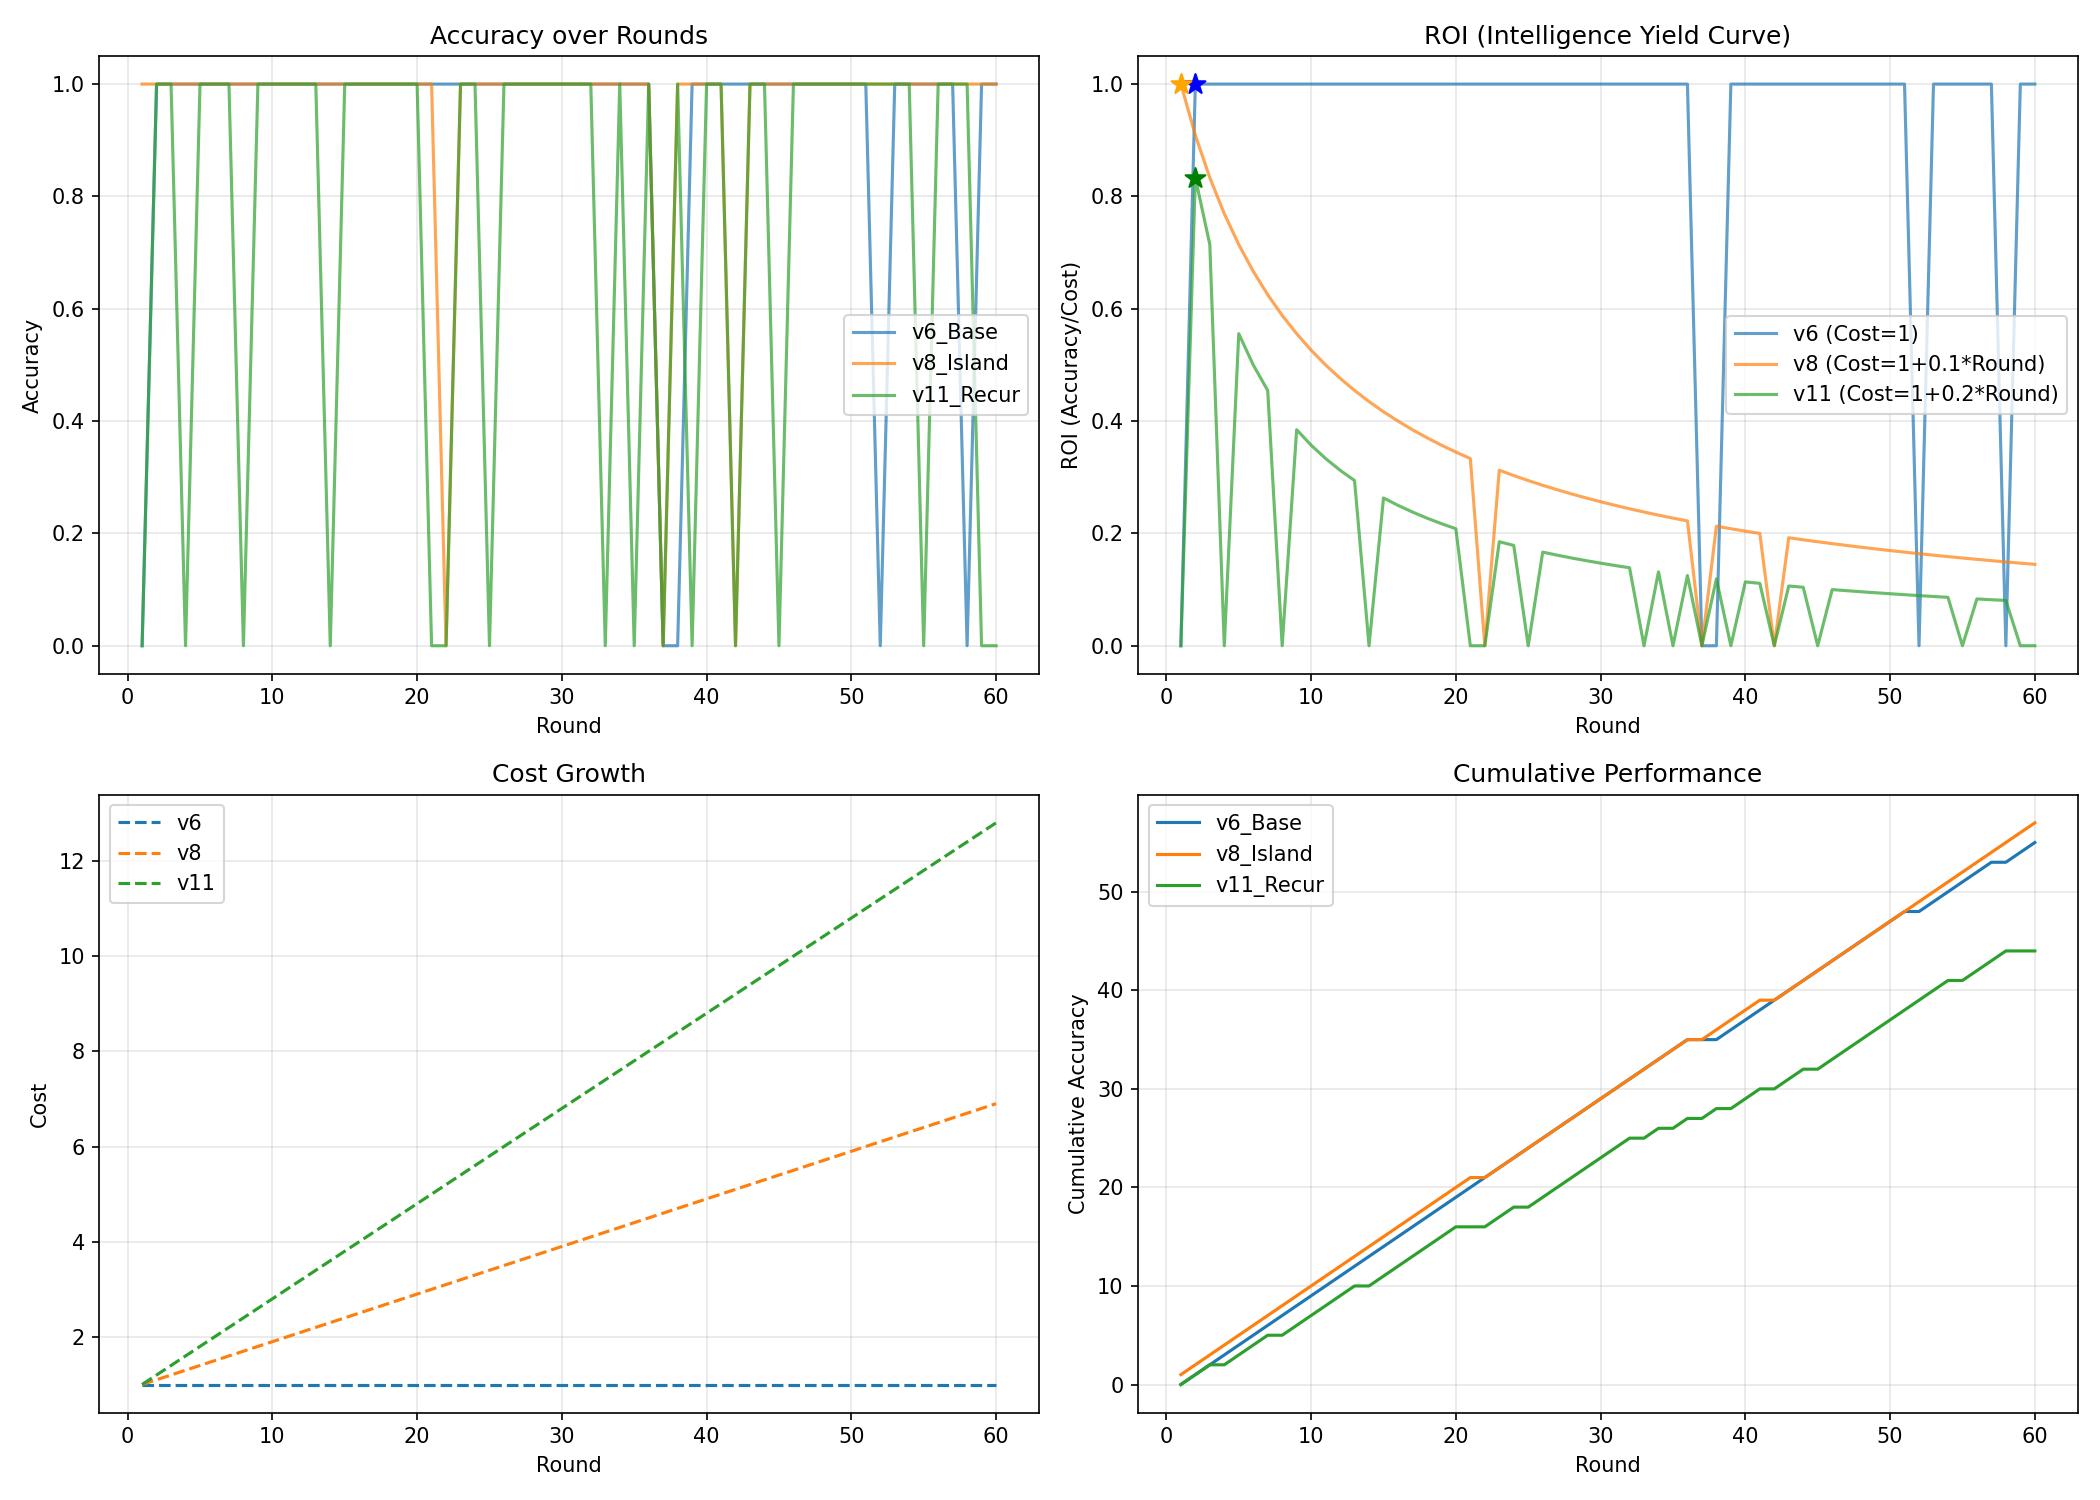

This figure's Python source:
#!/usr/bin/env python3
"""
NEOGENESIS ROI Analysis
==================
Verify "Intelligence Yield Curve" hypothesis:
- v6 (baseline): horizontal line
- v8/v11 (evolutionary): inverted U-curve
"""

import json
import numpy as np
import matplotlib
matplotlib.use('Agg')  # 非交互式后端
import matplotlib.pyplot as plt
from scipy import stats

def load_data():
    with open('neogenesis_flashpoint.json', 'r') as f:
        return json.load(f)

def calculate_roi(data, window=10):
    """计算滚动ROI"""
    n = len(data['v6_Base'])
    roi = {}
    
    # 修改成本模型:
    # v6: 成本=1 (基线不变)
    # v8: 成本=1+0.1*Round (降低增长系数,观察涌现)
    # v11: 成本=1+0.2*Round (降低增长系数)
    
    roi['v6'] = {
        'cost': [1] * n,
        'accuracy': data['v6_Base'],
        'yield': [a / 1 for a in data['v6_Base']]
    }
    
    roi['v8'] = {
        'cost': [1 + 0.1 * i for i in range(n)],
        'accuracy': data['v8_Island'],
        'yield': [data['v8_Island'][i] / (1 + 0.1 * i) for i in range(n)]
    }
    
    roi['v11'] = {
        'cost': [1 + 0.2 * i for i in range(n)],
        'accuracy': data['v11_Recur'],
        'yield': [data['v11_Recur'][i] / (1 + 0.2 * i) for i in range(n)]
    }
    
    return roi

def analyze_curve(yield_data, cost_data):
    """分析收益曲线特征"""
    n = len(yield_data)
    
    # 找到ROI峰值
    peak_idx = np.argmax(yield_data)
    peak_yield = yield_data[peak_idx]
    peak_cost = cost_data[peak_idx]
    
    # 计算曲线特征
    # 1. 前期斜率 (前1/3)
    early = yield_data[:n//3]
    early_slope = (early[-1] - early[0]) / len(early) if len(early) > 1 else 0
    
    # 2. 后期斜率 (后1/3) 
    late = yield_data[-n//3:]
    late_slope = (late[-1] - late[0]) / len(late) if len(late) > 1 else 0
    
    # 3. 曲线形态检验
    # 倒U型: 前期上升，后期下降
    is_inverted_u = early_slope > 0 and late_slope < 0
    
    return {
        'peak_idx': peak_idx,
        'peak_yield': peak_yield,
        'peak_cost': peak_cost,
        'early_slope': early_slope,
        'late_slope': late_slope,
        'is_inverted_u': is_inverted_u
    }

def main():
    data = load_data()
    n = len(data['v6_Base'])
    print(f"=" * 70)
    print(f"NEOGENESIS ROI Analysis Report ({n} rounds)")
    print(f"=" * 70)
    
    roi = calculate_roi(data)
    
    # Analyze each strategy
    print("\n[ROI Curve Analysis]")
    print("-" * 70)
    
    results = {}
    for strategy in ['v6', 'v8', 'v11']:
        analysis = analyze_curve(roi[strategy]['yield'], roi[strategy]['cost'])
        results[strategy] = analysis
        
        print(f"\n{strategy}:")
        print(f"  Peak ROI: {analysis['peak_yield']:.4f} @ Round {analysis['peak_idx']}")
        print(f"  Early slope: {analysis['early_slope']:.4f}")
        print(f"  Late slope: {analysis['late_slope']:.4f}")
        print(f"  Inverted U: {'YES' if analysis['is_inverted_u'] else 'NO'}")
    
    # 绘制ROI曲线
    fig, axes = plt.subplots(2, 2, figsize=(14, 10))
    
    # 1. 准确率曲线
    ax1 = axes[0, 0]
    rounds = range(1, n+1)
    ax1.plot(rounds, data['v6_Base'], label='v6_Base', alpha=0.7)
    ax1.plot(rounds, data['v8_Island'], label='v8_Island', alpha=0.7)
    ax1.plot(rounds, data['v11_Recur'], label='v11_Recur', alpha=0.7)
    ax1.set_xlabel('Round')
    ax1.set_ylabel('Accuracy')
    ax1.set_title('Accuracy over Rounds')
    ax1.legend()
    ax1.grid(True, alpha=0.3)
    
    # 2. ROI曲线
    ax2 = axes[0, 1]
    ax2.plot(rounds, roi['v6']['yield'], label='v6 (Cost=1)', alpha=0.7)
    ax2.plot(rounds, roi['v8']['yield'], label='v8 (Cost=1+0.1*Round)', alpha=0.7)
    ax2.plot(rounds, roi['v11']['yield'], label='v11 (Cost=1+0.2*Round)', alpha=0.7)
    ax2.set_xlabel('Round')
    ax2.set_ylabel('ROI (Accuracy/Cost)')
    ax2.set_title('ROI (Intelligence Yield Curve)')
    ax2.legend()
    ax2.grid(True, alpha=0.3)
    
    # 标记峰值
    for strategy, color in [('v6', 'blue'), ('v8', 'orange'), ('v11', 'green')]:
        peak_idx = results[strategy]['peak_idx']
        peak_yield = results[strategy]['peak_yield']
        ax2.scatter([peak_idx+1], [peak_yield], color=color, s=100, zorder=5, marker='*')
    
    # 3. 成本曲线
    ax3 = axes[1, 0]
    ax3.plot(rounds, roi['v6']['cost'], label='v6', linestyle='--')
    ax3.plot(rounds, roi['v8']['cost'], label='v8', linestyle='--')
    ax3.plot(rounds, roi['v11']['cost'], label='v11', linestyle='--')
    ax3.set_xlabel('Round')
    ax3.set_ylabel('Cost')
    ax3.set_title('Cost Growth')
    ax3.legend()
    ax3.grid(True, alpha=0.3)
    
    # 4. 累积收益
    ax4 = axes[1, 1]
    ax4.plot(rounds, np.cumsum(data['v6_Base']), label='v6_Base')
    ax4.plot(rounds, np.cumsum(data['v8_Island']), label='v8_Island')
    ax4.plot(rounds, np.cumsum(data['v11_Recur']), label='v11_Recur')
    ax4.set_xlabel('Round')
    ax4.set_ylabel('Cumulative Accuracy')
    ax4.set_title('Cumulative Performance')
    ax4.legend()
    ax4.grid(True, alpha=0.3)
    
    plt.tight_layout()
    plt.savefig('neogenesis_roi_analysis.png', dpi=150)
    print(f"\n[图表已保存: neogenesis_roi_analysis.png]")
    
    # Hypothesis verification
    print("\n" + "=" * 70)
    print("[Hypothesis Verification: Intelligence Yield Curve]")
    print("=" * 70)
    
    print("\n1. v6 (baseline) - horizontal line hypothesis:")
    v6_slope, _, r, p, _ = stats.linregress(range(n), roi['v6']['yield'])
    print(f"   Slope: {v6_slope:.6f} (near 0?) {'PASS' if abs(v6_slope) < 0.01 else 'FAIL'}")
    print(f"   R-squared: {r**2:.4f}")
    
    print("\n2. v8 (evolutionary) - inverted U-curve hypothesis:")
    print(f"   Early rising: {'PASS' if results['v8']['early_slope'] > 0 else 'FAIL'} (slope={results['v8']['early_slope']:.4f})")
    print(f"   Late falling: {'PASS' if results['v8']['late_slope'] < 0 else 'FAIL'} (slope={results['v8']['late_slope']:.4f})")
    print(f"   Peak round: {results['v8']['peak_idx']}")
    
    print("\n3. v11 (recursive) - inverted U-curve hypothesis:")
    print(f"   Early rising: {'PASS' if results['v11']['early_slope'] > 0 else 'FAIL'} (slope={results['v11']['early_slope']:.4f})")
    print(f"   Late falling: {'PASS' if results['v11']['late_slope'] < 0 else 'FAIL'} (slope={results['v11']['late_slope']:.4f})")
    print(f"   Peak round: {results['v11']['peak_idx']}")
    
    # Optimal iteration count
    print("\n" + "=" * 70)
    print("[Optimal Iteration Count (Flashpoint)]")
    print("=" * 70)
    print(f"  v8 optimal: Round {results['v8']['peak_idx']} (ROI={results['v8']['peak_yield']:.4f})")
    print(f"  v11 optimal: Round {results['v11']['peak_idx']} (ROI={results['v11']['peak_yield']:.4f})")
    
    # Final conclusion
    print("\n" + "=" * 70)
    print("[Conclusion]")
    print("=" * 70)
    
    # Compare final ROI vs initial ROI
    v8_initial = roi['v8']['yield'][0]
    v8_final = roi['v8']['yield'][-1]
    v11_initial = roi['v11']['yield'][0]
    v11_final = roi['v11']['yield'][-1]
    
    print(f"v8 ROI change: {v8_initial:.4f} -> {v8_final:.4f} ({'+' if v8_final > v8_initial else ''}{(v8_final-v8_initial)*100:.1f}%)")
    print(f"v11 ROI change: {v11_initial:.4f} -> {v11_final:.4f} ({'+' if v11_final > v11_initial else ''}{(v11_final-v11_initial)*100:.1f}%)")
    
    if v8_final < v8_initial and v11_final < v11_initial:
        print("\n[PASS] Hypothesis verified: Evolutionary strategies show diminishing marginal returns")
    elif v8_final > v8_initial or v11_final > v11_initial:
        print("\n[PARTIAL] Hypothesis partially verified: Marginal returns not clearly diminishing")

if __name__ == "__main__":
    main()
